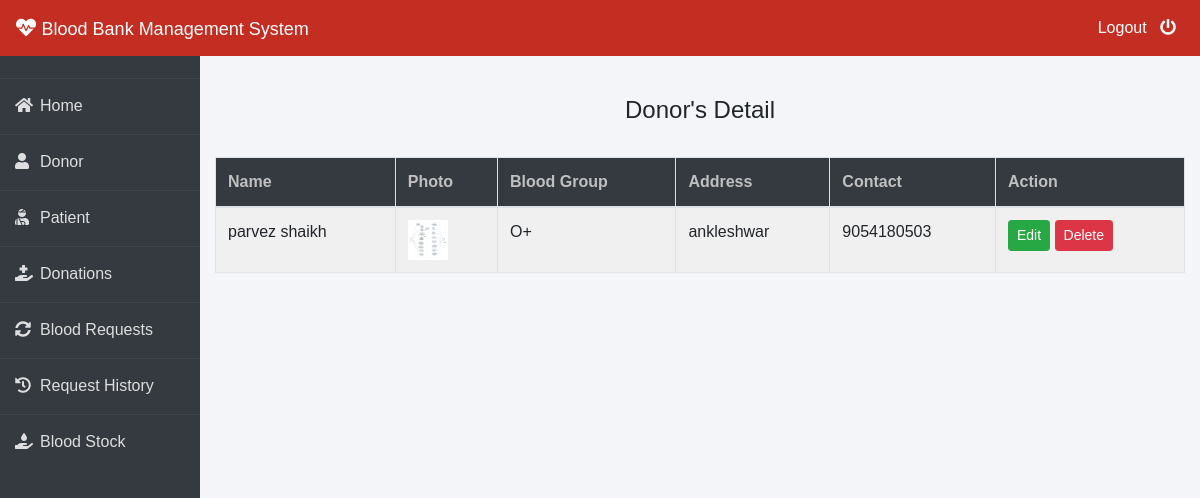
Screenshot of /admin-donor (signed in) with the database file from the repository.
### donor/models.py (models this page shows, shortened)
class Donor(models.Model):
    user=models.OneToOneField(User,on_delete=models.CASCADE)
    profile_pic= models.ImageField(upload_to='profile_pic/Donor/',null=True,blank=True)
    bloodgroup=models.CharField(max_length=10)
    address = models.CharField(max_length=40)
    mobile = models.CharField(max_length=20,null=False)
    @property
    def get_name(self):
        return self.user.first_name+" "+self.user.last_name

### blood/views.py (the view)
# urls.py: path('admin-donor', views.admin_donor_view,name='admin-donor'),
@login_required(login_url='adminlogin')
def admin_donor_view(request):
    donors=dmodels.Donor.objects.all()
    return render(request,'blood/admin_donor.html',{'donors':donors})

### templates/blood/admin_donor.html
{% extends 'blood/adminbase.html' %}
{% block content %}
{% load widget_tweaks %}
{%load static%}
<br><br>
<div class="container">
    <H4 class="text-center">Donor's Detail</H4><br>
    <table class="table table-light table-hover table-bordered table-striped">
        <thead class="bg-dark">
            <tr>
                <th scope="col" style="color: rgb(192, 192, 192);">Name</th>
                <th scope="col" style="color: rgb(192, 192, 192);">Photo</th>
                <th scope="col" style="color: rgb(192, 192, 192);">Blood Group</th>
                <th scope="col" style="color: rgb(192, 192, 192);">Address</th>
                <th scope="col" style="color: rgb(192, 192, 192);">Contact</th>
                <th style="color: rgb(192, 192, 192);">Action</th>
            </tr>
        </thead>
        <tbody>
            {% for t in donors %}
            <tr>
                <td> {{t.get_name}}</td>
                <td> <img src="{% static t.profile_pic.url %}" alt="Profile Pic" height="40px" width="40px" /></td>
                <td>{{t.bloodgroup}}</td>
                <td>{{t.address}}</td>
                <td>{{t.mobile}}</td>
                <td>
                    <button class="btn btn-success btn-sm"><a  style="text-decoration: none;color: white;" href="{% url 'update-donor' t.id  %}">Edit</a> </button>
                    <button class="btn btn-danger btn-sm"><a  style="text-decoration: none;color: white;" href="{% url 'delete-donor' t.id  %}">Delete</a> </button>
                </td>
            </tr>
            {% endfor %}
        </tbody>
    </table>
</div>
{% endblock content %}

### templates/blood/adminbase.html (style rules this page uses)
* { margin: 0; padding: 0; box-sizing: border-box; list-style: none; text-decoration: none; font-family: 'Josefin Sans', sans-serif; }
body { background-color: #f3f5f9; }

### rows the page displays
Donor: get_name "parvez shaikh", profile_pic (picture), bloodgroup "O+", address "ankleshwar", mobile "9054180503"
